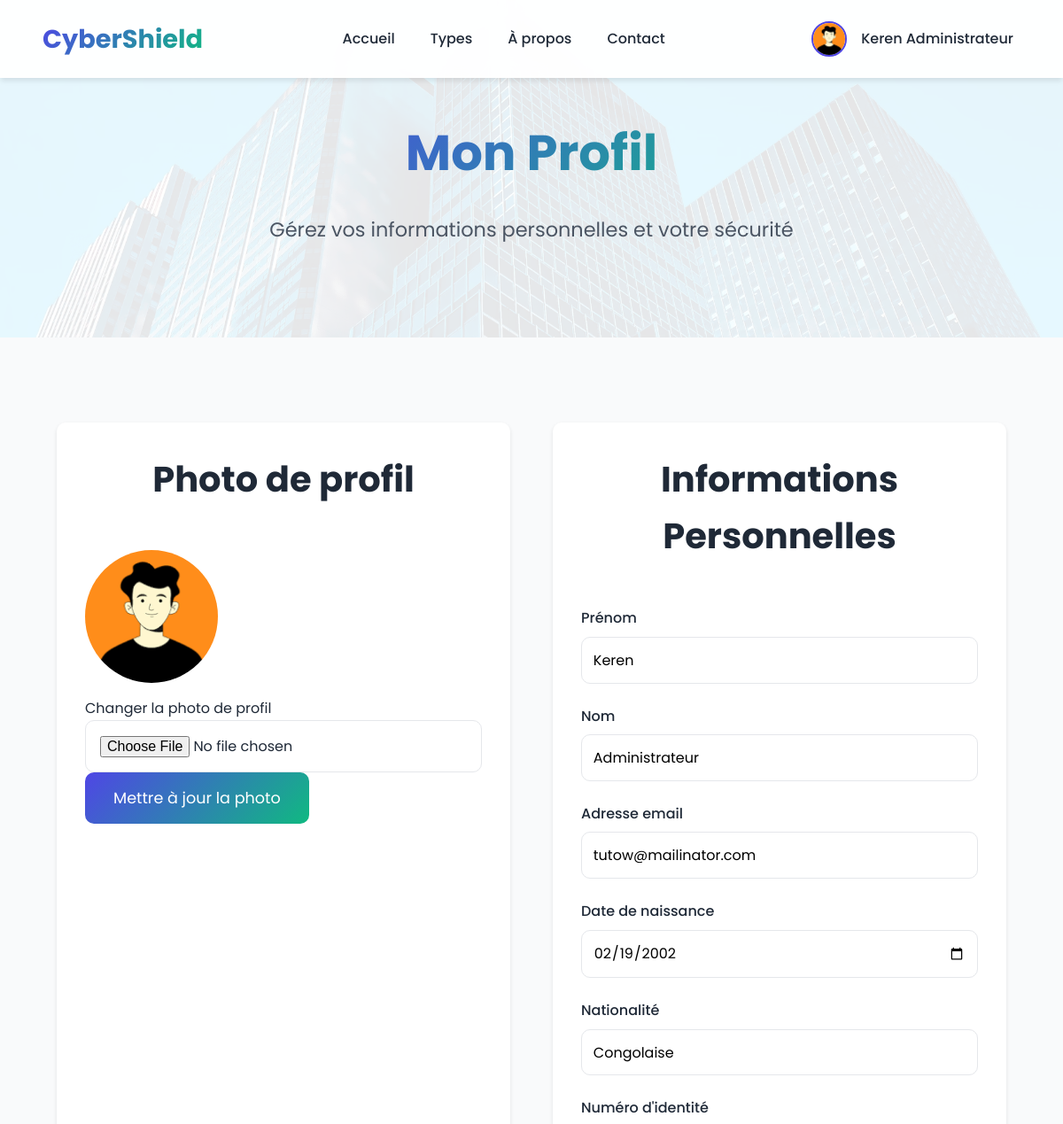
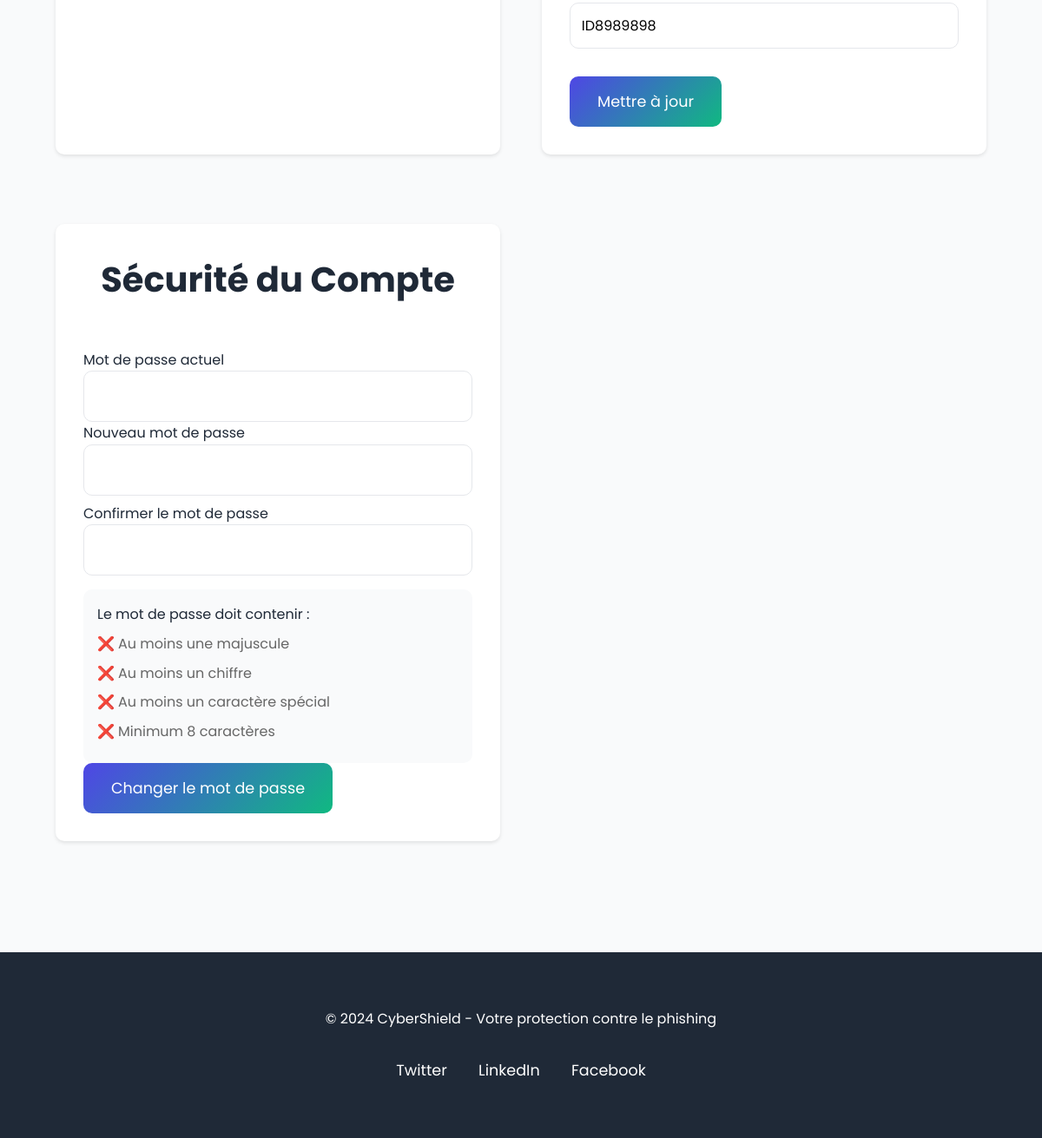
The page /profil.php (signed in) on the database its author committed (2 pictures, top to bottom).
### tables this page shows
CREATE TABLE `users` (
  `id` int(11) NOT NULL,
  `last_name` varchar(100) NOT NULL,
  `first_name` varchar(100) NOT NULL,
  `birth_date` date NOT NULL,
  `nationality` varchar(50) DEFAULT NULL,
  `identity_number` varchar(50) DEFAULT NULL,
  `email` varchar(100) NOT NULL,
  `gender` varchar(10) DEFAULT NULL,
  `password` varchar(255) NOT NULL,
  `profile_picture` varchar(255) DEFAULT NULL,
  `role` enum('user','admin') DEFAULT 'user',
  `active` tinyint(1) DEFAULT 1,
  `last_login` date DEFAULT NULL,
  `created_at` timestamp NOT NULL DEFAULT current_timestamp()
);

### profil.php (the view, shortened to what this page needs)
<?php
include 'includes/header.php';
$user_id = $_SESSION['user_id'];
$stmt = $pdo->prepare("SELECT * FROM users WHERE id = :id");
$stmt->execute(['id' => $user_id]);
$user = $stmt->fetch(PDO::FETCH_ASSOC);
?>
<section class="hero" style="min-height: 300px;">
    <div class="hero-content">
        <h1>Mon Profil</h1>
        <p>Gérez vos informations personnelles et votre sécurité</p>
    </div>
</section>
<section class="profile">
    <div class="profile-container">
        <div class="profile-card">
            <h2 class="section-title">Photo de profil</h2>
            <form class="profile-picture-form" method="POST" enctype="multipart/form-data">
                <div class="current-profile-picture">
                    <?php if (!empty($user['profile_picture'])): ?>
                        <img src="uploads/avatar/<?php echo htmlspecialchars($user['profile_picture']); ?>" alt="Photo de profil">
                    <?php else: ?>
                        <div class="profile-placeholder">
                            <?php echo strtoupper(substr($user['first_name'], 0, 1) . substr($user['last_name'], 0, 1)); ?>
                        </div>
                    <?php endif; ?>
                </div>
                <div class="form-group">
                    <label>Changer la photo de profil</label>
                    <input type="file" name="profile_pic" accept="image/*">
                </div>
                <button type="submit" class="submit-btn">Mettre à jour la photo</button>
            </form>
        </div>
        <div class="profile-card">
            <h2 class="section-title">Informations Personnelles</h2>
            <form class="profile-form" method="POST">
                <div class="form-grid">
                    <div class="form-group">
                        <label>Prénom</label>
                        <input type="text" name="firstname" value="<?php echo htmlspecialchars($user['first_name']); ?>" required>
                    </div>
                    <div class="form-group">
                        <label>Nom</label>
                        <input type="text" name="lastname" value="<?php echo htmlspecialchars($user['last_name']); ?>" required>
                    </div>
                    <div class="form-group">
                        <label>Adresse email</label>
                        <input type="email" name="email" value="<?php echo htmlspecialchars($user['email']); ?>" required>
                    </div>
                    <div class="form-group">
                        <label>Date de naissance</label>
                        <input type="date" name="birth_date" value="<?php echo htmlspecialchars($user['birth_date']); ?>" required>
                    </div>
                    <div class="form-group">
                        <label>Nationalité</label>
                        <input type="text" name="nationality" value="<?php echo htmlspecialchars($user['nationality']); ?>">
                    </div>
                    <div class="form-group">
                        <label>Numéro d'identité</label>
                        <input type="text" name="identity_number" value="<?php echo htmlspecialchars($user['identity_number']); ?>">
                    </div>
                </div>
                <button type="submit" class="submit-btn">Mettre à jour</button>
            </form>
        </div>
        <div class="profile-card">
            <h2 class="section-title">Sécurité du Compte</h2>
            <form class="security-form" method="POST">
                <div class="form-group">
                    <label>Mot de passe actuel</label>
                    <input type="password" name="current_password" required>
                </div>
                <div class="form-group">
                    <label>Nouveau mot de passe</label>
                    <input type="password" name="new_password" id="new_password" required>
                </div>
                <div class="form-group">
                    <label>Confirmer le mot de passe</label>
                    <input type="password" name="confirm_password" required>
                </div>
                <div class="form-group">
                    <div class="password-requirements">
                        <p>Le mot de passe doit contenir :</p>
                        <ul>
                            <li class="req-upper">Au moins une majuscule</li>
                            <li class="req-number">Au moins un chiffre</li>
                            <li class="req-special">Au moins un caractère spécial</li>
                            <li class="req-length">Minimum 8 caractères</li>
                        </ul>
                    </div>
                </div>
                <button type="submit" class="submit-btn">Changer le mot de passe</button>
            </form>
        </div>
    </div>
</section>
<?php include 'includes/footer.php'; ?>

### includes/header.php (shortened to what this page needs)
<?php
try {
    $stmt = $pdo->prepare("SELECT * FROM users WHERE id = :id");
    $stmt->execute(['id' => $_SESSION['user_id']]);
    $user = $stmt->fetch();
} catch (PDOException $e) {
    die("Erreur lors de la récupération des données : " . $e->getMessage());
}
?>
<!DOCTYPE html>
<html lang="fr">
<head>
    <link rel="stylesheet" href="assets/style.css">
</head>
<body>
<header>
    <nav>
        <div class="logo">CyberShield</div>
        <ul>
            <li><a href="index.php">Accueil</a></li>
            <li><a href="types.php">Types</a></li>
            <li><a href="#about">À propos</a></li>
            <li><a href="#contact">Contact</a></li>
        </ul>
        <div class="user-menu">
            <?php if(isset($_SESSION['user_id'])): ?>
                <div class="user-profile">
                    <img src="uploads/avatar/<?php echo $user['profile_picture']; ?>"
                        alt="Photo de profil"
                        class="profile-pic">
                    <span class="user-name"><?php echo $user['first_name'] . ' ' . $user['last_name']; ?></span>
                </div>
            <?php endif; ?>
        </div>
    </nav>
</header>

### assets/style.css (style rules this page uses)
:root { --primary: #4F46E5; --secondary: #10B981; --dark: #1F2937; --light: #F9FAFB; --danger: #EF4444; --gradient: linear-gradient(135deg, #4F46E5 0%, #10B981 100%); }
* { margin: 0; padding: 0; box-sizing: border-box; font-family: 'Poppins', sans-serif; }
body { background-color: var(--light); color: var(--dark); line-height: 1.6; }
header { position: fixed; width: 100%; background: rgba(255, 255, 255, 0.95); backdrop-filter: blur(10px); padding: 1rem; box-shadow: 0 4px 6px -1px rgba(0, 0, 0, 0.1); z-index: 1000; }
nav { display: flex; justify-content: space-between; align-items: center; max-width: 1200px; margin: 0 auto; padding: 0 2rem; }
.logo { font-size: 1.8rem; font-weight: 700; background: var(--gradient); background-clip: text; -webkit-text-fill-color: transparent; }
nav ul { display: flex; list-style: none; gap: 2.5rem; }
nav a { text-decoration: none; color: var(--dark); font-weight: 500; transition: all 0.3s ease; position: relative; }
nav a::after { content: ''; position: absolute; bottom: -5px; left: 0; width: 0; height: 2px; background: var(--gradient); transition: width 0.3s ease; }
.hero { min-height: 100vh; display: flex; align-items: center; padding: 8rem 2rem 4rem; background: linear-gradient(rgba(255, 255, 255, 0.9), rgba(255, 255, 255, 0.9)),url('../assets/images/bg.jpeg'); background-size: cover; background-position: center; }
.hero-content { max-width: 1200px; margin: 0 auto; text-align: center; }
.hero h1 { font-size: 3.5rem; font-weight: 700; margin-bottom: 1.5rem; background: var(--gradient); background-clip: text; -webkit-text-fill-color: transparent; }
.hero p { font-size: 1.4rem; color: #4B5563; margin-bottom: 2.5rem; max-width: 800px; margin-left: auto; margin-right: auto; }
.section-title { text-align: center; font-size: 2.5rem; margin-bottom: 3rem; color: var(--dark); }
.form-group { display: flex; flex-direction: column; }
.form-group input, .form-group select, .form-group textarea { padding: 1rem; border: 1px solid #E5E7EB; border-radius: 10px; font-size: 1rem; transition: all 0.3s ease; }
.submit-btn { padding: 1rem 2rem; background: var(--gradient); color: white; border: none; border-radius: 10px; font-size: 1.1rem; cursor: pointer; transition: all 0.3s ease; }
.profile { padding: 4rem 2rem; background: var(--light); }
.profile-container { max-width: 1200px; margin: 0 auto; display: grid; grid-template-columns: repeat(auto-fit, minmax(400px, 1fr)); gap: 3rem; }
.profile-card { background: white; padding: 2.5rem; border-radius: 20px; box-shadow: 0 10px 30px rgba(0, 0, 0, 0.05); }
.form-grid { display: grid; grid-template-columns: repeat(2, 1fr); gap: 1.5rem; margin-bottom: 2rem; }
.profile-form label { display: block; margin-bottom: 0.5rem; color: var(--dark); font-weight: 500; }
.profile-form input { width: 100%; padding: 0.8rem; border: 1px solid #E5E7EB; border-radius: 10px; font-size: 1rem; }
.password-requirements { padding: 1rem; background: #F9FAFB; border-radius: 10px; margin-top: 1rem; }
.password-requirements ul { list-style: none; padding: 0; margin: 0.5rem 0; }
.password-requirements li { position: relative; padding-left: 1.5rem; margin-bottom: 0.3rem; color: #6B7280; }
.password-requirements li:before { content: '✗'; position: absolute; left: 0; color: var(--danger); }
.user-menu { display: flex; align-items: center; }
.user-profile { display: flex; align-items: center; gap: 1rem; position: relative; cursor: pointer; padding: 0.5rem; }
.profile-pic { width: 40px; height: 40px; border-radius: 50%; object-fit: cover; border: 2px solid var(--primary); }
.user-name { color: var(--dark); font-weight: 500; }

### profil.php (style rules this page uses)
.profile-container { max-width: 1200px; margin: 0 auto; padding: 2rem; }
.profile-card { background: white; border-radius: 10px; padding: 2rem; margin-bottom: 2rem; box-shadow: 0 2px 4px rgba(0, 0, 0, 0.1); }
.form-grid { display: grid; grid-template-columns: repeat(auto-fit, minmax(250px, 1fr)); gap: 1.5rem; }
.password-requirements ul { list-style: none; padding: 0; }
.password-requirements li { margin: 0.5rem 0; color: #666; }
.password-requirements li::before { content: '❌'; margin-right: 0.5rem; }
.current-profile-picture { width: 150px; height: 150px; border-radius: 50%; overflow: hidden; margin-bottom: 1rem; }
.current-profile-picture img { width: 100%; height: 100%; object-fit: cover; }

### rows shown on the page
users: profile_picture (picture), first_name "Keren", last_name "Administrateur", firstname "Keren", lastname "Administrateur", email "tutow@mailinator.com", birth_date "02/19/2002", nationality "Congolaise", identity_number "ID8989898"
